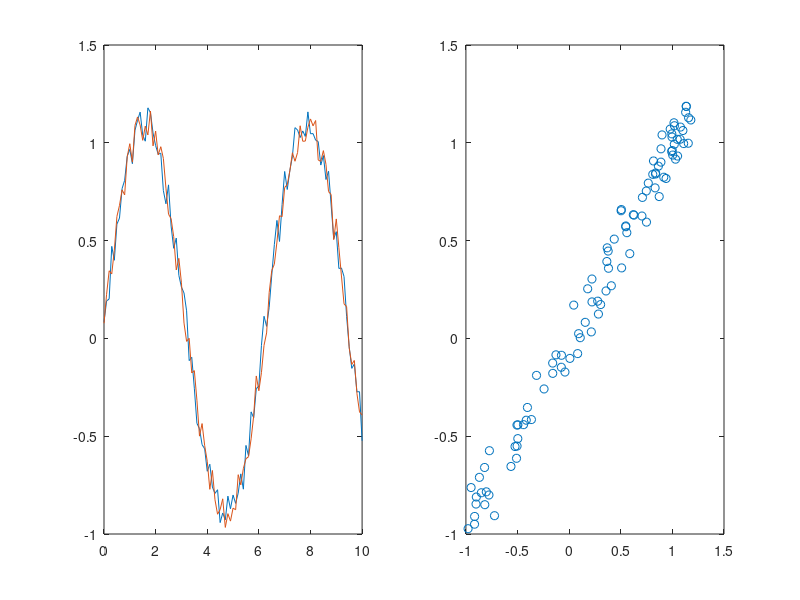
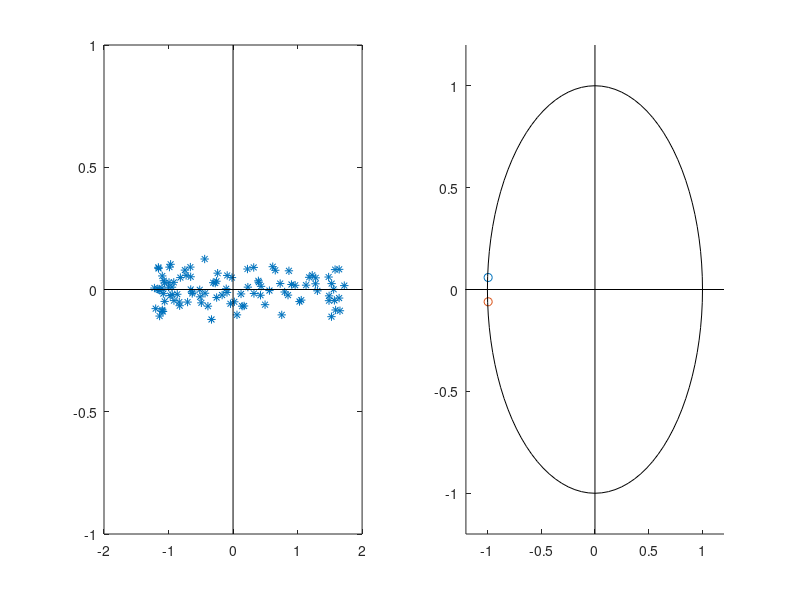

MATLAB code to generate these figures, in order:
clear all; close all; clc;
%%--Analyse en Composantes Principales--%%
% Exercice 2 : habitudes alimentaires


%%Donnees enonce
e = 1;  %epsilon
phi = 0; %phase
th = 0:pi/50:2*pi;
t=0:0.1:10;
s1 = @(t) sin(t) + 0.2*rand(1,length(t));
s2 = @(t) e*sin(t+phi) + 0.2*rand(1,length(t));

%%Affichage question 1.a
figure(1)
subplot(121)
plot(t,s1(t),t,s2(t));
subplot(122)
plot(s1(t),s2(t),'o');


%%Question 1.b
%%Matrice des donnees 
Y=[s1(t);s2(t)];
Y=Y';
[n,m]=size(Y);
%%Matrice des donnees centrees 
Ym = mean(Y);
X = Y - Ym(ones(n, 1),:);
%%Matrice de covariance
M= X'*X/n;
%%Diagonalisation de M
[P,lambda]= eig(M);
lambda = sort(diag(lambda),'descend')';
P=fliplr(P);
%%Taux d'inertie de chaque colonne
tau = zeros(1,m);
for j=1:m
    tau(j) = lambda(j)/sum(lambda);
end
%%Matrice associee au nouveau nuage de points
Xstar = X*P;

%%Affichage en composantes principales
figure(2)
subplot(121)
plot(Xstar(:,1),Xstar(:,2),'*');
axis([-2 2 -1 1]);
axh = gca; % use current axes
line(get(axh,'XLim'), [0 0], 'Color','k');
line([0 0], get(axh,'YLim'), 'Color','k');

%%Cercle des correlations
subplot(122)
hold on;
S=ones(n,1)*std(X);
Z=X./S;
for j=1:m
    xx =  Z(:,j)'*Xstar(:,1) * 1/(n*sqrt(lambda(1)));
    yy =  Z(:,j)'*Xstar(:,2) * 1/(n*sqrt(lambda(2)));
    plot(xx,yy,'o');
end
plot(cos(th),sin(th),'k');
axis([-1.2 1.2 -1.2 1.2]);
axh = gca;
line(get(axh,'XLim'), [0 0], 'Color','k');
line([0 0], get(axh,'YLim'), 'Color','k');







